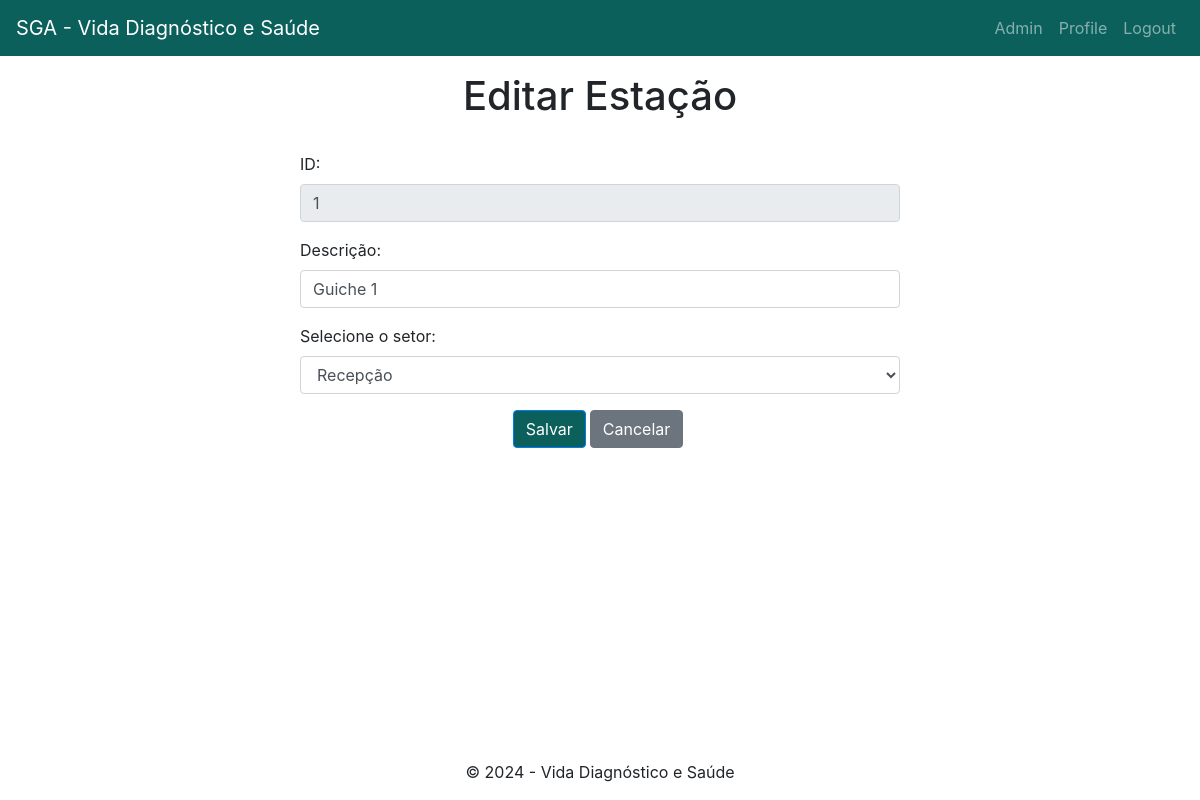
Page /estacao/editar/1 (signed in) on the committed database.
### models/estacao.py (models this page shows, shortened)
class Estacao(db.Model):
    id = db.Column(db.Integer, primary_key=True, autoincrement=True)
    id_setor = db.Column(db.Integer, nullable=False)
    id_usuario = db.Column(db.Integer)
    descricao = db.Column(db.String(255), nullable=False)

### models/setor.py (models this page shows, shortened)
class Setor(db.Model):
    id = db.Column(db.Integer, primary_key=True, autoincrement=True)
    descricao = db.Column(db.String(255), nullable=False)

### routes/estacoes.py (the view, shortened to what this page needs)
@estacao_bp.route("/estacao/editar/<int:estacao_id>", methods=["GET", "POST"])
@login_required
def editar(estacao_id):
    setores = obter_todos_setores()
    estacao = obter_estacao("id", estacao_id)
    return render_template("estacao/editar.html", estacao = estacao, setores = setores)

### app.py (called while the page is built)
def create_app():
    app = Flask(__name__)
    app.config.from_pyfile("config.py")
    app.register_error_handler(401, erro_unautorized)
    app.register_error_handler(404, erro_page_not_found)
    app.register_error_handler(404, erro_internal_server)
    login_manager = LoginManager()
    login_manager.init_app(app)
    @login_manager.user_loader
    def load_user(usuario_id):
        return db.session.get(Usuario, usuario_id)
    db.init_app(app)
    register_blueprints(app)
    return app

### database.py (called while the page is built)
    def find(self, att, value):
        att_dynamic = getattr(self.model_class, att)
        result = self.model_class.query.filter(att_dynamic == value).first()
        return result

    def get_all(self):
        return self.Session.query(self.model_class).all()

### models/estacao.py (called while the page is built)
def obter_estacao(atributo, valor):
    crud_estacao = CRUD(Estacao)
    estacao = crud_estacao.find(atributo, valor)
    return estacao

### models/perfil.py (called while the page is built)
def obter_todos_perfis():
    crud_perfil = CRUD(Perfil)
    perfis = crud_perfil.get_all()
    return perfis

def obter_perfil_id(id_perfil):
    perfis = obter_todos_perfis()
    for perfil in perfis:
        if perfil.id == id_perfil:
            return perfil.descricao
    return None

### models/setor.py (called while the page is built)
def obter_todos_setores():
    crud_setor = CRUD(Setor)
    setores = crud_setor.get_all()
    return setores

### models/usuario.py (called while the page is built)
    def is_adm(self):
        if self.perfil_str() == "Administrador":
            return True
        return False

    def perfil_str(self):
        from models.perfil import obter_perfil_id
        perfil = obter_perfil_id(self.id_perfil)
        return perfil

### templates/estacao/editar.html
{% extends "base.html" %}
{% block content %}
    <h1>{% block title %}Editar Estação{% endblock %}</h1>
    <br>
    <form method="POST">
        <div class="form-group">
            <label for="id">ID:</label>
            <input type="number" class="form-control" id="estacao_id" name="estacao_id" value="{{ estacao.id }}" readonly>
        </div>
        <div class="form-group">
            <label for="descricao">Descrição:</label>
            <input type="text" class="form-control" id="descricao" name="descricao" value="{{ estacao.descricao }}" required>
        </div>
        <div class="form-group">
            <label for="id_setor">Selecione o setor:</label>
            <select class="form-control" id="id_setor" name="id_setor">
                {% for setor in setores %}
                    <option value="{{ setor.id }}" {% if setor.id == estacao.id_setor %}selected{% endif %}>{{ setor.descricao }}</option>
                {% endfor %}
            </select>
        </div>
        <div class="row">
            <div class="col-12 d-flex justify-content-center">
                <div class="btn-group">
                    <button type="submit" class="btn btn-primary">Salvar</button>
                </div>
                <div class="btn-group">
                    <a href="{{ url_for('estacoes.estacoes') }}" class="btn btn-secondary mx-1">Cancelar</a>
                </div>
            </div>
        </div>
    </form>
{% endblock %}

### static/style.css (style rules this page uses)
h1 { text-align: center; }
.btn-primary, .btn-primary:hover, .btn-primary:active, .btn-primary:visited { background-color: #0B605C !important; }

### rows in the picture
Estacao: estacao_id "1", descricao "Guiche 1", id_setor "Recepção"
